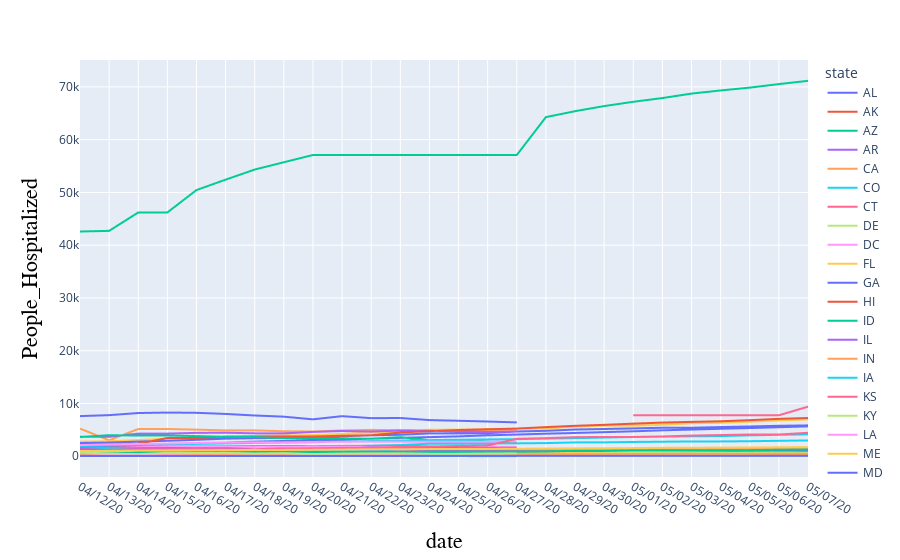

Notebook cell for this chart:
### Code cell
fig = px.line(main_df, x="date", y="People_Hospitalized", color="state",
              line_group="state", hover_name="state")

fig.update_xaxes(title_font=dict(size=22, family='Arial', color='black'))
fig.update_yaxes(title_font=dict(size=22, family='Arial', color='black'))
fig.show()
